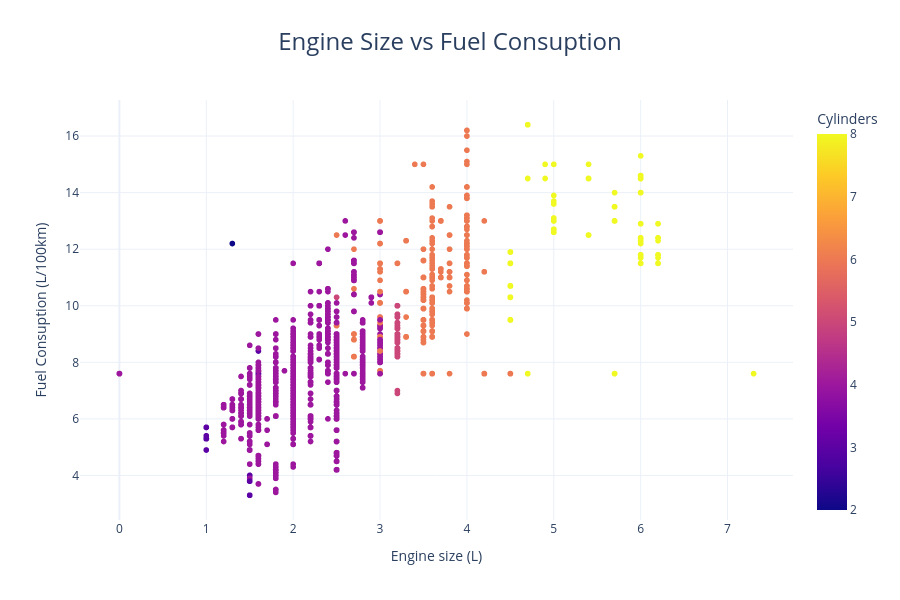

The notebook cell saved with this chart:
### Code cell
fig = px.scatter(
    df,
    x = "EngineSizeL",
    y = "FuelConsumption_L100km",
    color = "Cylinders",
    title = "Engine Size vs Fuel Consuption"
)
fig.update_layout(
    xaxis_title="Engine size (L)",
    yaxis_title="Fuel Consuption (L/100km)",
    template="plotly_white",
    height=600,
    width=900,

    title=dict(
        text="Engine Size vs Fuel Consuption",
        x=0.5,
        font=dict(size=24)
    ))

fig.show()

### Figure 1 — Plotly figure (JSON) as saved in the notebook; plotly's stock layout.template omitted (floating-point values rounded to 4 significant figures; data arrays with more than 128 entries replaced by an {"elided": "..."} marker saying what was removed)
{"data": [{"hovertemplate": "EngineSizeL=%{x}<br>FuelConsumption_L100km=%{y}<br>Cylinders=%{marker.color}<extra></extra>", "legendgroup": "", "marker": {"color": {"elided": "7188 float values"}, "coloraxis": "coloraxis", "symbol": "circle"}, "mode": "markers", "name": "", "showlegend": false, "type": "scattergl", "x": {"elided": "7188 float values"}, "xaxis": "x", "y": {"elided": "7188 float values"}, "yaxis": "y"}], "layout": {"coloraxis": {"colorbar": {"title": {"text": "Cylinders"}}, "colorscale": [[0, "#0d0887"], [0.1111, "#46039f"], [0.2222, "#7201a8"], [0.3333, "#9c179e"], [0.4444, "#bd3786"], [0.5556, "#d8576b"], [0.6667, "#ed7953"], [0.7778, "#fb9f3a"], [0.8889, "#fdca26"], [1, "#f0f921"]]}, "height": 600, "legend": {"tracegroupgap": 0}, "title": {"font": {"size": 24}, "text": "Engine Size vs Fuel Consuption", "x": 0.5}, "width": 900, "xaxis": {"anchor": "y", "domain": [0, 1], "title": {"text": "Engine size (L)"}}, "yaxis": {"anchor": "x", "domain": [0, 1], "title": {"text": "Fuel Consuption (L/100km)"}}}}
